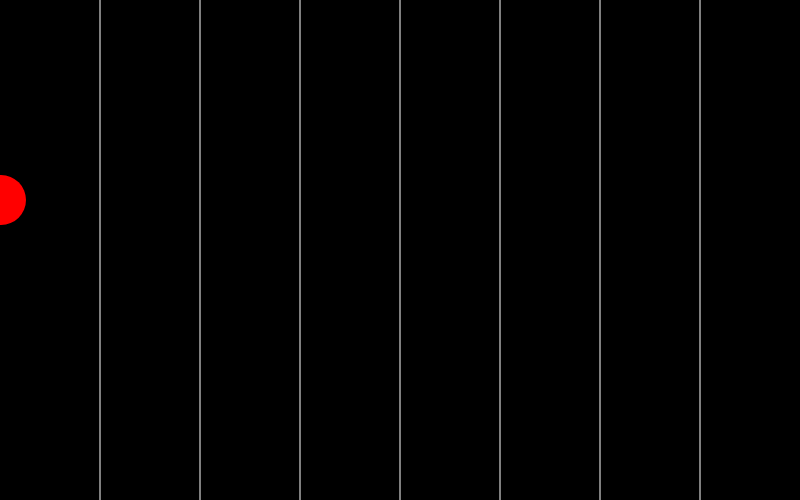
Frame 1 (no input)
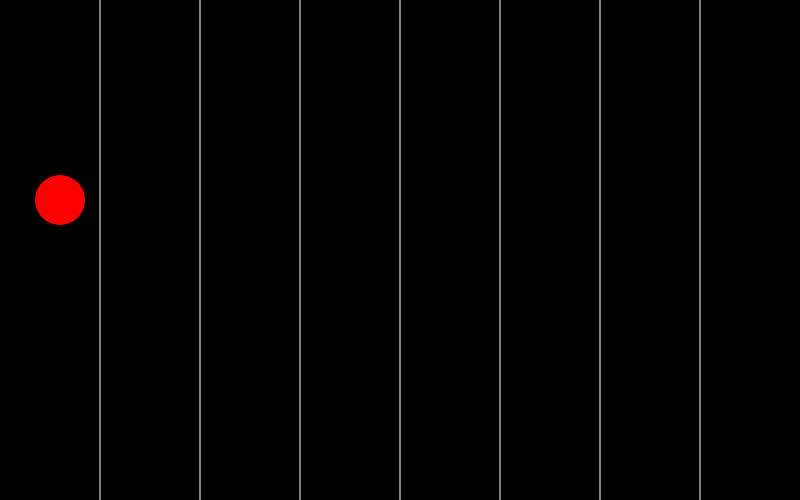
Frame 60 (no input)
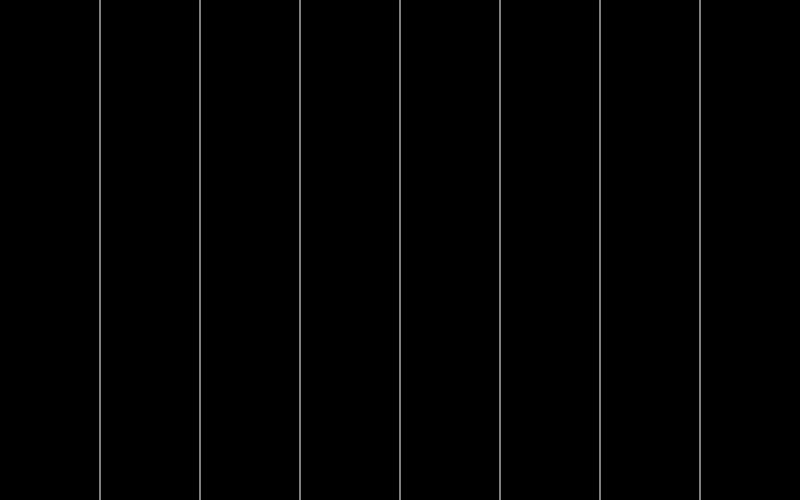
Frame 120 (the mouse pressed at the canvas centre since frame 60)

The p5.js sketch that drew these frames (run headless with seeded random() and noise() and a simulated clock; from frame 60 on, the mouse is pressed at the canvas centre):

// p5.js sketch
// ── sketch.js
let x = 0
let y = 200
let d = 50
let dirY = 1

function setup() {
    createCanvas(800, 500)
    background("black")
    fill("red")
    noStroke()
}

function draw() {
    background("black")
    stroke("white")
    line(100, 0, 100, 500)
    line(200, 0, 200, 500)
    line(300, 0, 300, 500)
    line(400, 0, 400, 500)
    line(500, 0, 500, 500)
    line(600, 0, 600, 500)
    line(700, 0, 700, 500)
    //line(0, 100, 0, 500)

    //noStroke()
    //fill("red")
    //ellipse(x, y, d)
    x += dirY


    if (x > 0 && x < 100) {
        noStroke()
        fill("red")
        ellipse(x, y, d)
    }if (x > 100 && x < 200){
        noStroke()
        noFill()
        ellipse(x, y, d)

    }if (x > 200 && x < 300){
        noStroke()
        fill("red")
        ellipse(x, y, d)

    }if (x > 300 && x < 400){
        noStroke()
        noFill()
        ellipse(x, y, d)

    }if (x > 400 && x < 500){
        noStroke()
        fill("red")
        ellipse(x, y, d)

    }if (x > 500 && x < 600){
        noStroke()
        noFill()
        ellipse(x, y, d)

    }if (x > 600 && x < 700){
        noStroke()
        fill("red")
        ellipse(x, y, d)

    }if (x > 700 && x < 800){
        noStroke()
        noFill()
        ellipse(x, y, d)

    }




}
